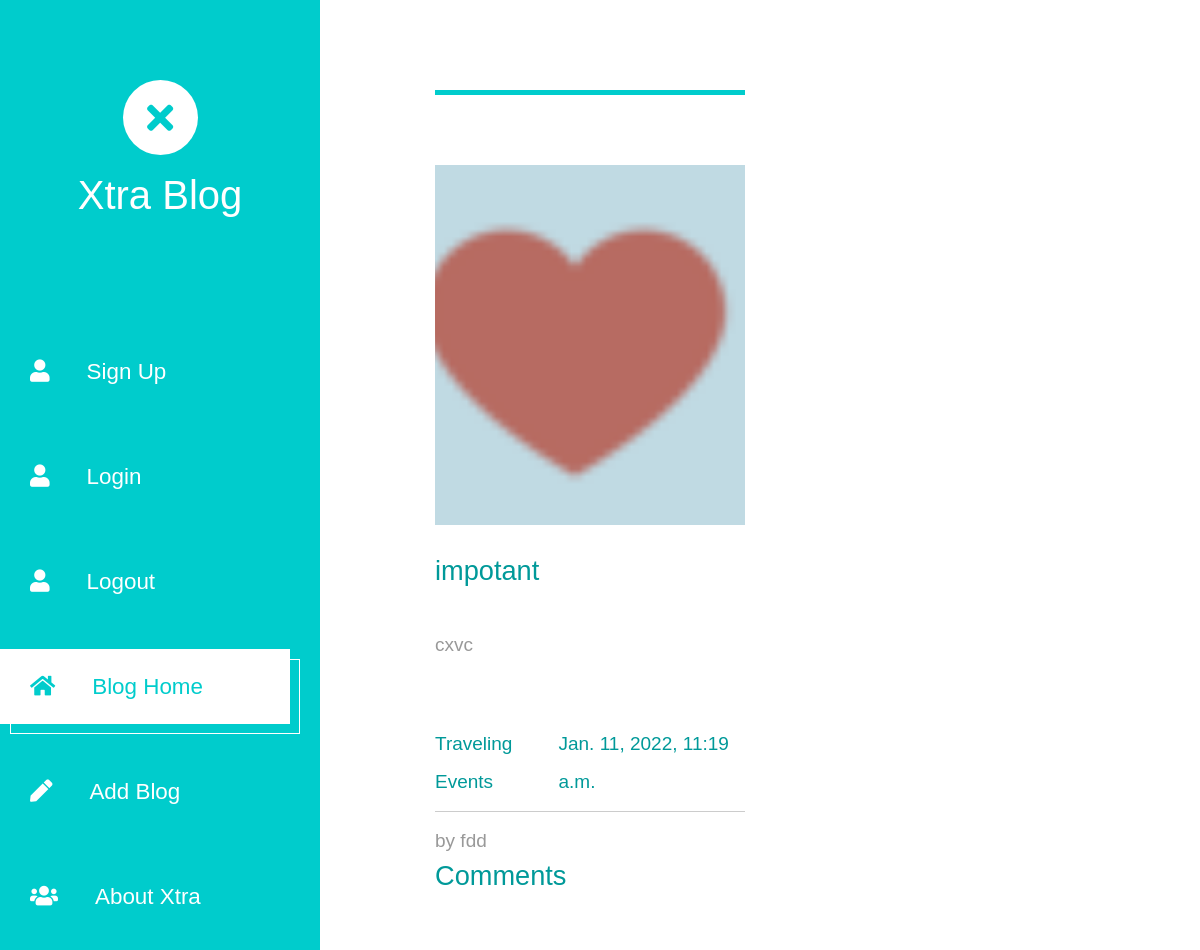
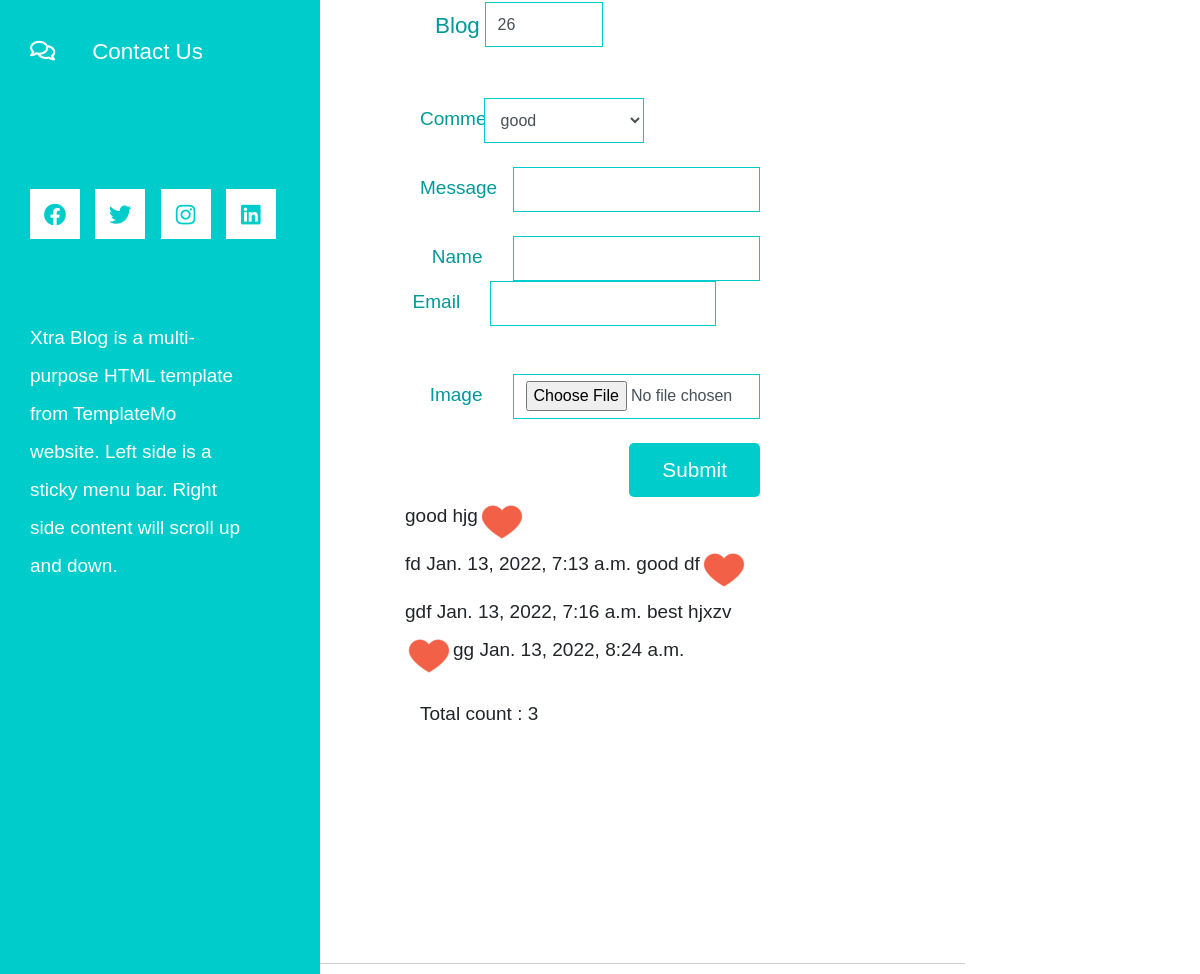
The page /blogdetail/26/ on the database its author committed (2 pictures, top to bottom).
### blogapi/models.py (models this page shows, shortened)
class AddPost(models.Model):
    blog_title = models.CharField(max_length=50,null=True)
    categories1 = models.ForeignKey(Category,on_delete=models.CASCADE,null=True)
    description = RichTextField()
    image = models.ImageField(upload_to ='uploads/')
    name = models.CharField(max_length=50,null=True)
    email = models.EmailField(max_length=100,null=True)
    datetime = models.DateTimeField(auto_now_add=True)

class Category(models.Model):
    name_of_categories = models.CharField(max_length=200,null=True)
    def __str__(self):
        return self.name_of_categories

class Comment(models.Model):
    CHOICES =(
            ('good', 'good'),
            ('verygood', 'verygood'),
            ('best', 'best'),
            ('excellent', 'excellent'),
        )
    blog = models.ForeignKey(AddPost,on_delete=models.CASCADE,null=True)
    comment = models.CharField(max_length=300, choices = CHOICES,null=True)
    name = models.CharField(max_length=50,null=True)
    email = models.EmailField(max_length=100,null=True)
    message = models.CharField(max_length=200,null=True)
    image = models.ImageField(upload_to ='media/')
    datetime = models.DateTimeField(auto_now_add=True)

### blogapi/views.py (the view, shortened to what this page needs)
# urls.py: path('blogdetail/<str:pk>/',views.Blogdetail, name = 'blogdetail'),
def Blogdetail(request,pk):
	blogdetail=AddPost.objects.get(id=pk)
	comment1 = Comment.objects.filter(blog_id = blogdetail.id)
	count = comment1.count()
	print(count)
	return render(request, 'blogdetail.html',{'blogdetail':blogdetail,'comment1':comment1,'count':count})

### blogapi/template/blogdetail.html (shortened to what this page needs)
{% load static %}
<!DOCTYPE html>
<html lang="en">
<head>
	<link rel="stylesheet" href="{% static 'fontawesome/css/all.min.css' %}">
    <link href="{% static 'css/bootstrap.min.css' %}" rel="stylesheet">
    <link href="{% static 'css/templatemo-xtra-blog.css' %}" rel="stylesheet">
</head>
<body>
	<header class="tm-header" id="tm-header">
        <div class="tm-header-wrapper">
            <div class="tm-site-header">
                <div class="mb-3 mx-auto tm-site-logo"><i class="fas fa-times fa-2x"></i></div>
                <h1 class="text-center">Xtra Blog</h1>
            </div>
            <nav class="tm-nav" id="tm-nav">
                <ul><li class="tm-nav-item"><a href="{% url 'signup' %}" class="tm-nav-link">
                    <i class="fas fa-user"></i>
                                        Sign Up
                </a></li>
                <li class="tm-nav-item"><a href="{% url 'login' %}" class="tm-nav-link">
                    <i class="fas fa-user"></i>
                                        Login
                </a></li>
                <li class="tm-nav-item"><a href="{% url 'logout' %}" class="tm-nav-link">
                    <i class="fas fa-user"></i>
                                        Logout
                </a></li>
                    <li class="tm-nav-item active"><a href="{% url 'index' %}" class="tm-nav-link">
                        <i class="fas fa-home"></i>
                        Blog Home
                    </a></li>
                    <li class="tm-nav-item"><a href="{% url 'addblogpost' %}" class="tm-nav-link">
                        <i class="fas fa-pen"></i>
                        Add Blog
                    </a></li>
                    <li class="tm-nav-item"><a href="{% url 'about' %}" class="tm-nav-link">
                        <i class="fas fa-users"></i>
                        About Xtra
                    </a></li>
                    <li class="tm-nav-item"><a href="{% url 'contact' %}" class="tm-nav-link">
                        <i class="far fa-comments"></i>
                        Contact Us
                    </a></li>
                </ul>
            </nav>
            <div class="tm-mb-65">
                <a rel="nofollow" href="https://fb.com/templatemo" class="tm-social-link">
                    <i class="fab fa-facebook tm-social-icon"></i>
                </a>
                <a href="https://twitter.com" class="tm-social-link">
                    <i class="fab fa-twitter tm-social-icon"></i>
                </a>
                <a href="https://instagram.com" class="tm-social-link">
                    <i class="fab fa-instagram tm-social-icon"></i>
                </a>
                <a href="https://linkedin.com" class="tm-social-link">
                    <i class="fab fa-linkedin tm-social-icon"></i>
                </a>
            </div>
            <p class="tm-mb-80 pr-5 text-white">
                Xtra Blog is a multi-purpose HTML template from TemplateMo website. Left side is a sticky menu bar. Right side content will scroll up and down.
            </p>
        </div>
    </header>
    <div class="container-fluid">
        <main class="tm-main">
            <div class="row tm-row">
                <article class="col-12 col-md-6 tm-post">
                    <hr class="tm-hr-primary">
                    <a href="#" class="effect-lily tm-post-link tm-pt-60">
                        <div class="tm-post-link-inner">
                            <img src="{{blogdetail.image.url}}" alt="Image" class="img-fluid">
                        </div>
                        <h2 class="tm-pt-30 tm-color-primary tm-post-title">{{blogdetail.blog_title}}</h2>
                    </a>
                    <p class="tm-pt-30">
                        {{blogdetail.description}}
                    </p>
                    <div class="d-flex justify-content-between tm-pt-45">
                        <span class="tm-color-primary">{{blogdetail.categories1}}</span>
                        <span class="tm-color-primary">{{blogdetail.datetime}}</span>
                    </div>
                    <hr>
                    <div class="d-flex justify-content-between">
                      <span> by {{blogdetail.name}}</span>
                    </div>
                            <div class="row tm-row tm-mb-120">
                                <div class="col-12">
                                    <h2 class="tm-color-primary tm-post-title tm-mb-60">Comments</h2>
                                </div>
                                <div class="col-lg-7 tm-contact-left">
                                    <form method="POST" action="" class="mb-5 ml-auto mr-0 tm-contact-form" enctype="multipart/form-data">
                                            <div class="form-group row mb-4">
                                                <label for="name" class="col-sm-3 col-form-label text-right tm-color-primary">Blog</label>
                                                <div class="col-sm-9">
                                                    <input class="form-control mr-0 ml-auto" name="blog" id="name" value="{{blogdetail.id}}" required>
                                                </div>
                                            </div>
                                            </div>
                                            <div class="form-group row mb-4">
                                                <label for="name" class="col-sm-3 col-form-label text-right tm-color-primary">Comment</label>
                                                <div class="col-sm-9">
                                                    <select name = "Comment" input class="form-control mr-0 ml-auto" id="name" type="select" required>
                                                    <option value="good">good</option>
                                                     </select>
                                                </div>
                                            </div>
                                            <div class="form-group row mb-4">
                                                <label for="email" class="col-sm-3 col-form-label text-right tm-color-primary">Message</label>
                                                <div class="col-sm-9">
                                                    <input class="form-control mr-0 ml-auto" name="message" id="email" type="text" required>
                                                </div>
                                            </div>
                                            <div class="form-group row mb-4">
                                                <label for="name" class="col-sm-3 col-form-label text-right tm-color-primary">Name</label>
                                                <div class="col-sm-9">
                                                    <input class="form-control mr-0 ml-auto" name="name" id="name" type="text" required>
                                                </div>
                                                <div class="form-group row mb-4">
                                                    <label for="name" class="col-sm-3 col-form-label text-right tm-color-primary">Email</label>
                                                    <div class="col-sm-9">
                                                        <input class="form-control mr-0 ml-auto" name="email" id="name" type="text"  required >
                                                    </div>
                                                </div>
                                            </div>
                                            <div class="form-group row mb-4">
                                                <label for="name" class="col-sm-3 col-form-label text-right tm-color-primary">Image</label>
                                                <div class="col-sm-9">
                                                    <input class="form-control mr-0 ml-auto" name="image" id="name" type="file"  required >
                                                </div>
                                            </div>
                                        <div class="form-group row text-right">
                                            <div class="col-12">
                                                <button class="tm-btn tm-btn-primary tm-btn-small">Submit</button>
                                            </div>
                                            {% for i in comment1 %}
                                            {{i.comment}}
                                            {{i.name}}
                                            <img src="{{i.image.url}}" alt="Image" class="img-fluid">
                                            {{i.message}}
                                            {{i.datetime}}
                                            {% endfor %}
                                        </div>
                                        Total count : {{count}}
                                </div>
                        </div>
                    </div>
            <footer class="row tm-row">
                <hr class="col-12">
            </footer>
</body>
</html>

### blogapi/static/css/templatemo-xtra-blog.css (style rules this page uses)
html { overflow-x: hidden; }
body { margin: 0; padding: 0; font-family: 'Source Sans Pro', sans-serif; font-size: 19px; line-height: 2em; overflow-x: hidden; }
p, span { color: #999; }
hr { border-top-color: #CCC; margin-top: 10px; margin-bottom: 10px; }
.form-control::placeholder { color: #999; }
.tm-header { background-color: #0CC; color: white; position: fixed; top: 0; left: 0; bottom: 0; z-index: 100; width: 400px; overflow-y: visible; }
.tm-header-wrapper { overflow-y: scroll; scrollbar-width: none; -ms-overflow-style: none; padding: 30px; width: 100%; height: 100%; }
.tm-site-header { margin-top: 50px; margin-bottom: 115px; }
.tm-site-logo { width: 75px; height: 75px; border-radius: 50%; background-color: white; display: flex; align-items: center; justify-content: center; }
.tm-site-logo i { color: #0CC; }
.tm-main { margin-left: 400px; padding: 80px 100px 25px; }
.tm-post { max-width: 470px; }
.tm-row { max-width: 980px; justify-content: space-between; }
.tm-nav { margin-bottom: 100px; }
.tm-nav-item { list-style: none; margin-bottom: 30px; }
.tm-nav-link { color: white; background-color: transparent; height: 75px; width: 100%; max-width: 300px; display: flex; align-items: center; font-size: 1.4rem; padding: 30px; }
.tm-nav-item:hover .tm-nav-link, .tm-nav-item.active .tm-nav-link { color: #0CC; background-color: white; text-decoration: none; }
.tm-nav ul { position: relative; }
.tm-nav-item:hover:after, .tm-nav-item.active:after { content: ''; width: 100%; max-width: 300px; height: 75px; display: block; border: 1px solid white; margin-left: 10px; margin-top: -65px; position: absolute; z-index: -1000; }
.tm-nav-link i { margin-right: 37px; }
ul { margin: 0; padding: 0; }
.tm-nav { margin-left: -30px; }
.tm-social-link { display: inline-block; background-color: white; font-size: 1.4rem; width: 50px; height: 50px; text-align: center; padding-top: 8px; margin-right: 15px; margin-bottom: 15px; }
.tm-social-icon { color: #0CC; transition: all 0.3s ease; }
.tm-post-link { display: block; position: relative; cursor: pointer; }
.tm-post-link-inner { overflow: hidden; background: #3085a3; }
.tm-post-link img { position: relative; display: block; min-height: 100%; max-width: 100%; opacity: 0.8; }
.effect-lily img { max-width: none; width: -webkit-calc(100% + 50px); width: calc(100% + 50px); opacity: 0.7; -webkit-transition: opacity 0.35s, -webkit-transform 0.35s; transition: opacity 0.35s, transform 0.35s; -webkit-transform: translate3d(-40px,0, 0); transform: translate3d(-40px,0,0); }
.tm-post { margin-bottom: 75px; }
.tm-post-title { font-size: 1.7rem; transition: all 0.3s ease; }
.tm-btn { display: inline-block; border-radius: 5px; font-size: 1.3rem; transition: all 0.3s ease; }
.tm-btn-primary { background-color: #0CC; color: white; padding: 8px 43px; border: none; }
.tm-btn-small { padding: 8px 33px; }
hr.tm-hr-primary { border-top: 5px solid #0CC; }
.form-control { height: 45px; border-color: #0CC; border-radius: 0; }
.tm-pt-30 { padding-top: 30px; }
.tm-pt-45 { padding-top: 45px; }
.tm-pt-60 { padding-top: 60px; }
.tm-mb-60 { margin-bottom: 60px; }
.tm-mb-65 { margin-bottom: 65px; }
.tm-mb-80 { margin-bottom: 80px; }
.tm-mb-120 { margin-bottom: 120px; }
.tm-color-primary, span.tm-color-primary { color: #099; }
.tm-contact-form { max-width: 488px; }
.tm-contact-form input, .tm-contact-form textarea { max-width: 360px; }
.tm-contact-form label { font-size: 1.4rem; }
.tm-contact-form .form-group { display: flex; }
@media (max-width: 1540px) { .tm-header { width: 320px; } }
@media (max-width: 1540px) { .tm-main { margin-left: 320px; width: calc(100% - 320px); } }
@media (max-width: 1288px) { .tm-social-link { margin-right: 10px; } }

### rows shown on the page
AddPost: image (picture), blog_title "impotant", description "cxvc", categories1 "Traveling Events", datetime "Jan. 11, 2022, 11:19 a.m.", name "fdd", blog "26"
Comment: comment "good", name "hjg", image (picture), message "fd", datetime "Jan. 13, 2022, 7:13 a.m."
Comment: comment "good", name "df", image (picture), message "gdf", datetime "Jan. 13, 2022, 7:16 a.m."
Comment: comment "best", name "hjxzv", image (picture), message "gg", datetime "Jan. 13, 2022, 8:24 a.m."

### other values the page prints
{{ count }} "3"
